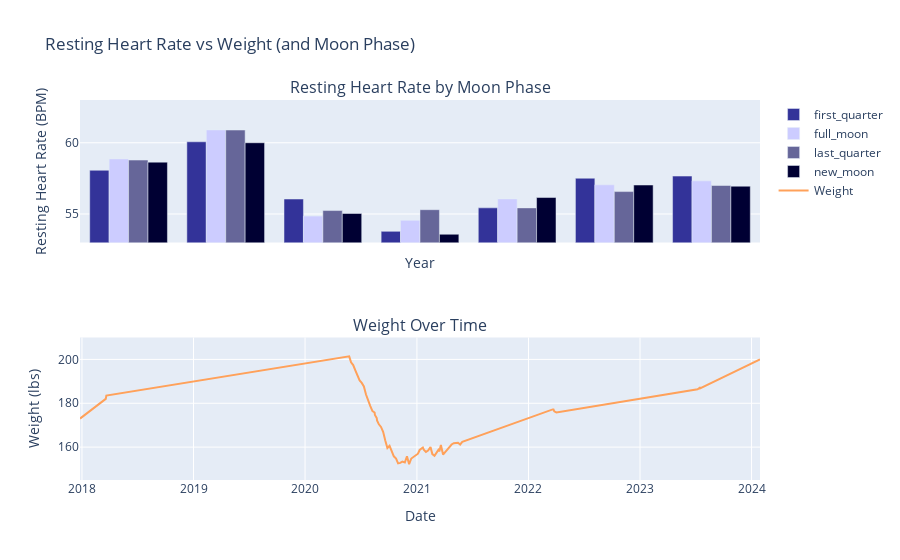

The notebook cell saved with this chart:
### Markdown cell above
### Let's add it into the heart rate + moon phase plot

### Code cell
#challenging to get these overlaid on the same plot, will likely give it a try in ggplot for a final pretty image

heart_weight_fig = make_subplots(
    rows=2, cols=1, 
    subplot_titles=('Resting Heart Rate by Moon Phase', 'Weight Over Time'),
    shared_xaxes=True  
)
for trace in resting_moon_fig.data:
    heart_weight_fig.add_trace(trace, row=1, col=1)
heart_weight_fig.add_trace(
    go.Scatter(x=weight.startDate, y=weight.value, mode='lines', name='Weight'),
    row=2, col=1
)
heart_weight_fig.update_layout(
    title='Resting Heart Rate vs Weight (and Moon Phase)',
    xaxis_title='Year', 
    xaxis2_title='Date',  
)
heart_weight_fig.update_yaxes(
    title_text="Resting Heart Rate (BPM)", 
    row=1, col=1,  
    range=[53, 63]
)
heart_weight_fig.update_yaxes(
    title_text="Weight (lbs)", 
    row=2, col=1,  
    range=[145, 210]
)
heart_weight_fig

### Figure 1 — Plotly figure (JSON) as saved in the notebook; plotly's stock layout.template omitted (floating-point values rounded to 4 significant figures)
{"data": [{"marker": {"color": "#333399"}, "name": "first_quarter", "type": "bar", "x": [2018, 2019, 2020, 2021, 2022, 2023, 2024], "xaxis": "x", "y": [58.07, 60.07, 56.05, 53.78, 55.43, 57.51, 57.66], "yaxis": "y"}, {"marker": {"color": "#ccccff"}, "name": "full_moon", "type": "bar", "x": [2018, 2019, 2020, 2021, 2022, 2023, 2024], "xaxis": "x", "y": [58.86, 60.9, 54.85, 54.55, 56.06, 57.04, 57.33], "yaxis": "y"}, {"marker": {"color": "#666699"}, "name": "last_quarter", "type": "bar", "x": [2018, 2019, 2020, 2021, 2022, 2023, 2024], "xaxis": "x", "y": [58.78, 60.89, 55.24, 55.3, 55.43, 56.57, 57], "yaxis": "y"}, {"marker": {"color": "#000033"}, "name": "new_moon", "type": "bar", "x": [2018, 2019, 2020, 2021, 2022, 2023, 2024], "xaxis": "x", "y": [58.64, 60, 55.03, 53.58, 56.16, 57.03, 56.95], "yaxis": "y"}, {"mode": "lines", "name": "Weight", "type": "scatter", "x": ["2017-12-25T13:31:20", "2018-03-19T20:05:07", "2018-03-19T20:05:12", "2018-03-21T18:44:57", "2020-05-24T11:21:00", "2020-05-30T12:00:00", "2020-06-06T12:19:00", "2020-06-13T11:56:00", "2020-06-20T11:39:00", "2020-06-27T12:01:00", "2020-07-04T11:48:00", "2020-07-11T10:49:00", "2020-07-18T10:15:00", "2020-07-25T12:18:00", "2020-08-01T11:31:00", "2020-08-08T12:25:00", "2020-08-15T12:19:00", "2020-08-16T12:48:00", "2020-08-22T12:00:00", "2020-08-23T12:10:00", "2020-08-29T12:12:00", "2020-09-05T11:10:00", "2020-09-12T11:04:00", "2020-09-19T09:35:00", "2020-09-26T09:35:00", "2020-10-03T10:25:00", "2020-10-11T10:15:00", "2020-10-17T10:49:00", "2020-10-24T17:58:00", "2020-10-31T09:46:00", "2020-11-07T09:47:00", "2020-11-14T10:53:00", "2020-11-22T11:00:00", "2020-11-29T10:55:00", "2020-12-06T11:19:00", "2020-12-13T13:14:00", "2021-01-04T11:35:00", "2021-01-09T22:22:00", "2021-01-20T10:30:00", "2021-01-23T11:24:00", "2021-01-30T11:52:00", "2021-02-06T11:32:00", "2021-02-14T11:42:00", "2021-02-20T12:14:00", "2021-02-27T12:24:00", "2021-03-14T11:19:00", "2021-03-15T09:28:00", "2021-03-20T10:34:00", "2021-03-27T11:50:00", "2021-04-24T12:07:00", "2021-05-01T12:35:00", "2021-05-15T10:54:00", "2021-05-22T11:52:00", "2021-05-29T11:55:00", "2022-03-21T08:38:00", "2022-03-23T20:25:29", "2022-03-26T10:23:00", "2022-04-02T11:05:00", "2023-07-08T09:50:00", "2023-07-15T10:09:00", "2023-07-16T09:55:00", "2024-01-28T14:26:05"], "xaxis": "x2", "y": [173, 182, 182, 183.5, 201.4, 198.7, 197.4, 195, 193, 190.4, 189.3, 187.7, 184, 180.8, 178.7, 176.4, 175.8, 174.7, 173.3, 172.2, 170.4, 169.2, 167, 163, 159.6, 160.6, 157.4, 155.8, 154.8, 152.6, 152.8, 153.4, 153, 155.8, 152.2, 154.8, 157, 158.7, 159.8, 158.8, 157.8, 158.4, 160, 156.8, 156, 159.2, 158, 161, 156.6, 161.2, 161.8, 162, 161.2, 162.4, 177.2, 177.2, 176.3, 175.8, 186.4, 187.1, 186.8, 200], "yaxis": "y2"}], "layout": {"annotations": [{"font": {"size": 16}, "showarrow": false, "text": "Resting Heart Rate by Moon Phase", "x": 0.5, "xanchor": "center", "xref": "paper", "y": 1, "yanchor": "bottom", "yref": "paper"}, {"font": {"size": 16}, "showarrow": false, "text": "Weight Over Time", "x": 0.5, "xanchor": "center", "xref": "paper", "y": 0.375, "yanchor": "bottom", "yref": "paper"}], "title": {"text": "Resting Heart Rate vs Weight (and Moon Phase)"}, "xaxis": {"anchor": "y", "domain": [0, 1], "matches": "x2", "showticklabels": false, "title": {"text": "Year"}}, "xaxis2": {"anchor": "y2", "domain": [0, 1], "title": {"text": "Date"}}, "yaxis": {"anchor": "x", "domain": [0.625, 1], "range": [53, 63], "title": {"text": "Resting Heart Rate (BPM)"}}, "yaxis2": {"anchor": "x2", "domain": [0, 0.375], "range": [145, 210], "title": {"text": "Weight (lbs)"}}}}
